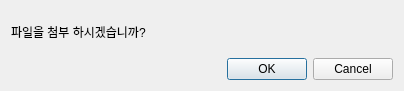
<?xml version="1.0" encoding="UTF-8"?>
<ui version="4.0">
 <class>D_attachment</class>
 <widget class="QDialog" name="D_attachment">
  <property name="geometry">
   <rect>
    <x>0</x>
    <y>0</y>
    <width>404</width>
    <height>91</height>
   </rect>
  </property>
  <property name="windowTitle">
   <string>Dialog</string>
  </property>
  <layout class="QGridLayout" name="gridLayout">
   <item row="0" column="0">
    <widget class="QLabel" name="label">
     <property name="text">
      <string>파일을 첨부 하시겠습니까?</string>
     </property>
    </widget>
   </item>
   <item row="1" column="0">
    <widget class="QDialogButtonBox" name="buttonBox">
     <property name="orientation">
      <enum>Qt::Horizontal</enum>
     </property>
     <property name="standardButtons">
      <set>QDialogButtonBox::Cancel|QDialogButtonBox::Ok</set>
     </property>
    </widget>
   </item>
  </layout>
 </widget>
 <resources/>
 <connections>
  <connection>
   <sender>buttonBox</sender>
   <signal>accepted()</signal>
   <receiver>D_attachment</receiver>
   <slot>accept()</slot>
   <hints>
    <hint type="sourcelabel">
     <x>248</x>
     <y>254</y>
    </hint>
    <hint type="destinationlabel">
     <x>157</x>
     <y>274</y>
    </hint>
   </hints>
  </connection>
  <connection>
   <sender>buttonBox</sender>
   <signal>rejected()</signal>
   <receiver>D_attachment</receiver>
   <slot>reject()</slot>
   <hints>
    <hint type="sourcelabel">
     <x>316</x>
     <y>260</y>
    </hint>
    <hint type="destinationlabel">
     <x>286</x>
     <y>274</y>
    </hint>
   </hints>
  </connection>
 </connections>
</ui>
